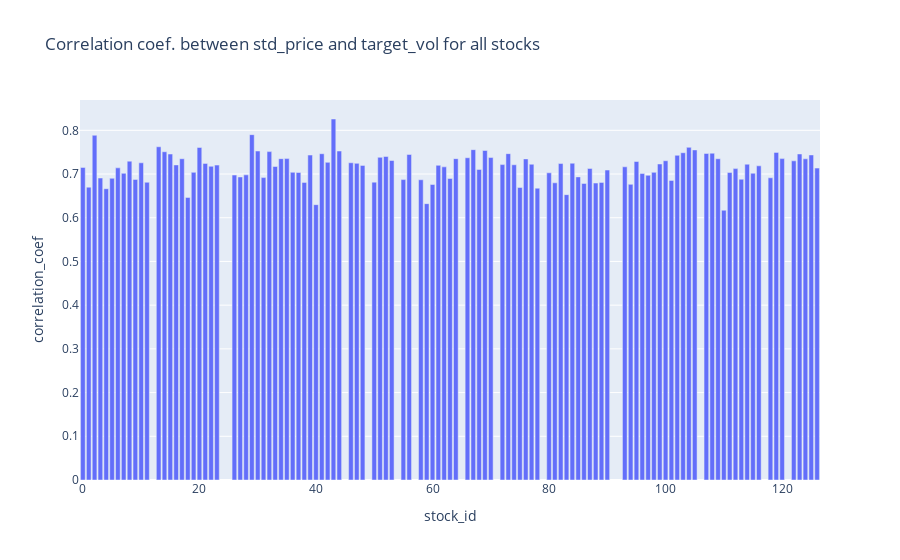
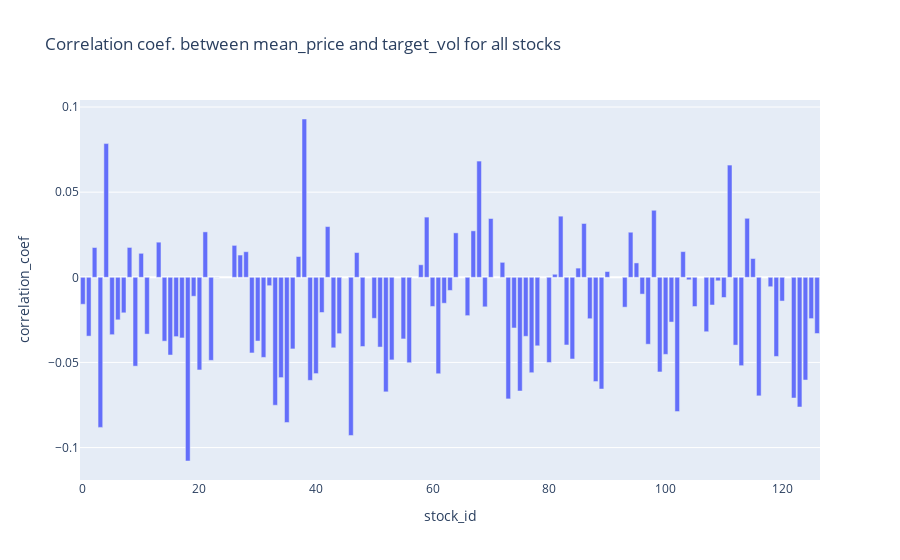
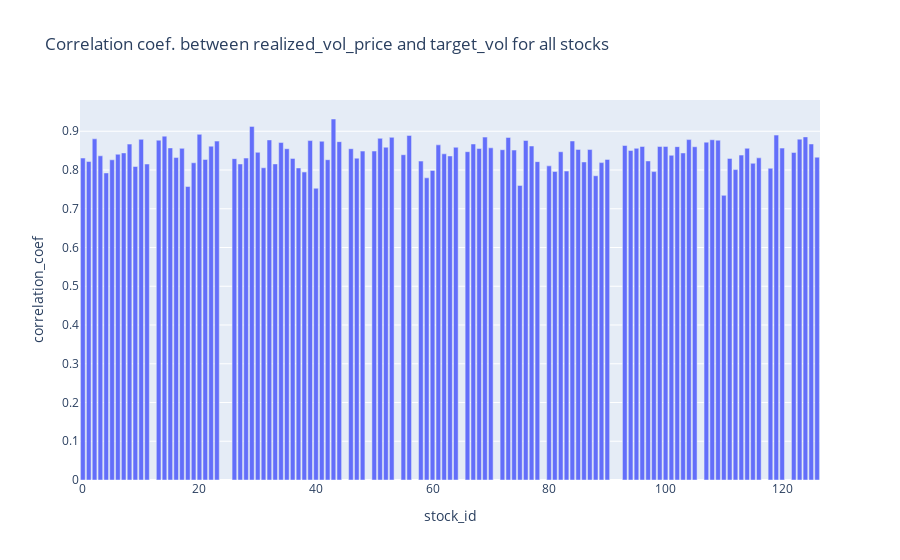

Notebook code for these charts, in order:
### Code cell
## plot all stocks correlation coefficiceints together
coef_df=pd.DataFrame({'stock_id':std_price_n_target_vol_corr_coef.keys(),'correlation_coef':std_price_n_target_vol_corr_coef.values()})
fig = px.bar(coef_df, x='stock_id',y='correlation_coef',title="Correlation coef. between " + str(std_price_n_target_vol_df.columns[0]) + " and " + str(std_price_n_target_vol_df.columns[1])+ " for all stocks")
fig.show()

## plot all stocks correlation coefficiceints together
coef_df=pd.DataFrame({'stock_id':mean_price_n_target_vol_corr_coef.keys(),'correlation_coef':mean_price_n_target_vol_corr_coef.values()})
fig1 =px.bar(coef_df, x='stock_id',y='correlation_coef',title="Correlation coef. between " + str(mean_price_n_target_vol_df.columns[0]) + " and " + str(mean_price_n_target_vol_df.columns[1])+ " for all stocks")
fig1.show()

## plot all stocks correlation coefficiceints together
coef_df=pd.DataFrame({'stock_id':realized_vol_price_n_target_vol_corr_coef.keys(),'correlation_coef':realized_vol_price_n_target_vol_corr_coef.values()})
fig1 =px.bar(coef_df, x='stock_id',y='correlation_coef',title="Correlation coef. between " + str(realized_vol_price_n_target_vol_df.columns[0]) + " and " + str(realized_vol_price_n_target_vol_df.columns[1])+ " for all stocks")
fig1.show()

### Figure 1 — Plotly figure (JSON) as saved in the notebook; plotly's stock layout.template omitted (floating-point values rounded to 4 significant figures)
{"data": [{"alignmentgroup": "True", "hovertemplate": "stock_id=%{x}<br>correlation_coef=%{y}<extra></extra>", "legendgroup": "", "marker": {"color": "#636efa", "pattern": {"shape": ""}}, "name": "", "offsetgroup": "", "orientation": "v", "showlegend": false, "textposition": "auto", "type": "bar", "x": [0, 1, 10, 100, 101, 102, 103, 104, 105, 107, 108, 109, 11, 110, 111, 112, 113, 114, 115, 116, 118, 119, 120, 122, 123, 124, 125, 126, 13, 14, 15, 16, 17, 18, 19, 2, 20, 21, 22, 23, 26, 27, 28, 29, 3, 30, 31, 32, 33, 34, 35, 36, 37, 38, 39, 4, 40, 41, 42, 43, 44, 46, 47, 48, 5, 50, 51, 52, 53, 55, 56, 58, 59, 6, 60, 61, 62, 63, 64, 66, 67, 68, 69, 7, 70, 72, 73, 74, 75, 76, 77, 78, 8, 80, 81, 82, 83, 84, 85, 86, 87, 88, 89, 9, 90, 93, 94, 95, 96, 97, 98, 99], "xaxis": "x", "y": [0.7152, 0.6699, 0.7257, 0.7304, 0.6854, 0.7428, 0.7487, 0.761, 0.7552, 0.7471, 0.7476, 0.7349, 0.6811, 0.6172, 0.7034, 0.7124, 0.6881, 0.7225, 0.7018, 0.7188, 0.6914, 0.7495, 0.7353, 0.7302, 0.7459, 0.7348, 0.7436, 0.7136, 0.7623, 0.751, 0.7458, 0.7208, 0.735, 0.6465, 0.7038, 0.7886, 0.7608, 0.7243, 0.7177, 0.7205, 0.6977, 0.6932, 0.6981, 0.7901, 0.6908, 0.7526, 0.6919, 0.7513, 0.7172, 0.7352, 0.7353, 0.7039, 0.7035, 0.6809, 0.7434, 0.6664, 0.6299, 0.7464, 0.7267, 0.8259, 0.7526, 0.7258, 0.7244, 0.7198, 0.6903, 0.6814, 0.7382, 0.7401, 0.731, 0.6873, 0.7448, 0.6868, 0.6323, 0.7141, 0.676, 0.7199, 0.7164, 0.6898, 0.7352, 0.7372, 0.7557, 0.7104, 0.7538, 0.7016, 0.7377, 0.7216, 0.7466, 0.7212, 0.6691, 0.7346, 0.7224, 0.6676, 0.7294, 0.7028, 0.6799, 0.724, 0.6528, 0.7247, 0.6935, 0.6785, 0.7127, 0.6794, 0.6809, 0.6876, 0.7091, 0.7165, 0.6764, 0.7287, 0.7011, 0.697, 0.7038, 0.723], "yaxis": "y"}], "layout": {"barmode": "relative", "legend": {"tracegroupgap": 0}, "title": {"text": "Correlation coef. between std_price and target_vol for all stocks"}, "xaxis": {"anchor": "y", "domain": [0, 1], "title": {"text": "stock_id"}}, "yaxis": {"anchor": "x", "domain": [0, 1], "title": {"text": "correlation_coef"}}}}

### Figure 2 — Plotly figure (JSON) as saved in the notebook; plotly's stock layout.template omitted (floating-point values rounded to 4 significant figures)
{"data": [{"alignmentgroup": "True", "hovertemplate": "stock_id=%{x}<br>correlation_coef=%{y}<extra></extra>", "legendgroup": "", "marker": {"color": "#636efa", "pattern": {"shape": ""}}, "name": "", "offsetgroup": "", "orientation": "v", "showlegend": false, "textposition": "auto", "type": "bar", "x": [0, 1, 10, 100, 101, 102, 103, 104, 105, 107, 108, 109, 11, 110, 111, 112, 113, 114, 115, 116, 118, 119, 120, 122, 123, 124, 125, 126, 13, 14, 15, 16, 17, 18, 19, 2, 20, 21, 22, 23, 26, 27, 28, 29, 3, 30, 31, 32, 33, 34, 35, 36, 37, 38, 39, 4, 40, 41, 42, 43, 44, 46, 47, 48, 5, 50, 51, 52, 53, 55, 56, 58, 59, 6, 60, 61, 62, 63, 64, 66, 67, 68, 69, 7, 70, 72, 73, 74, 75, 76, 77, 78, 8, 80, 81, 82, 83, 84, 85, 86, 87, 88, 89, 9, 90, 93, 94, 95, 96, 97, 98, 99], "xaxis": "x", "y": [-0.01583, -0.03455, 0.01409, -0.04526, -0.02628, -0.07889, 0.01509, -0.001468, -0.01716, -0.03197, -0.01627, -0.002059, -0.03335, -0.01187, 0.06591, -0.03982, -0.05191, 0.03466, 0.01103, -0.06963, -0.005527, -0.04649, -0.01395, -0.0709, -0.07618, -0.06034, -0.02426, -0.03302, 0.02063, -0.03751, -0.04566, -0.03483, -0.03562, -0.1079, -0.01113, 0.01749, -0.05442, 0.02668, -0.04878, -7.89e-05, 0.01874, 0.01307, 0.01503, -0.04444, -0.08814, -0.03744, -0.04704, -0.004929, -0.07513, -0.05892, -0.08526, -0.04206, 0.0122, 0.09297, -0.06054, 0.07853, -0.05654, -0.02067, 0.02979, -0.04142, -0.0331, -0.0929, 0.01454, -0.04065, -0.03371, -0.02409, -0.04097, -0.06728, -0.04853, -0.0362, -0.05016, 0.007355, 0.03535, -0.02499, -0.01713, -0.05665, -0.01523, -0.007727, 0.0261, -0.02252, 0.02728, 0.06826, -0.01735, -0.02086, 0.03453, 0.008787, -0.07142, -0.02976, -0.0668, -0.03466, -0.05604, -0.04024, 0.01754, -0.05003, 0.001777, 0.03591, -0.03974, -0.04798, 0.005399, 0.0316, -0.02432, -0.06123, -0.06562, -0.05219, 0.003386, -0.01754, 0.02647, 0.008438, -0.009878, -0.0393, 0.03937, -0.05559], "yaxis": "y"}], "layout": {"barmode": "relative", "legend": {"tracegroupgap": 0}, "title": {"text": "Correlation coef. between mean_price and target_vol for all stocks"}, "xaxis": {"anchor": "y", "domain": [0, 1], "title": {"text": "stock_id"}}, "yaxis": {"anchor": "x", "domain": [0, 1], "title": {"text": "correlation_coef"}}}}

### Figure 3 — Plotly figure (JSON) as saved in the notebook; plotly's stock layout.template omitted (floating-point values rounded to 4 significant figures)
{"data": [{"alignmentgroup": "True", "hovertemplate": "stock_id=%{x}<br>correlation_coef=%{y}<extra></extra>", "legendgroup": "", "marker": {"color": "#636efa", "pattern": {"shape": ""}}, "name": "", "offsetgroup": "", "orientation": "v", "showlegend": false, "textposition": "auto", "type": "bar", "x": [0, 1, 10, 100, 101, 102, 103, 104, 105, 107, 108, 109, 11, 110, 111, 112, 113, 114, 115, 116, 118, 119, 120, 122, 123, 124, 125, 126, 13, 14, 15, 16, 17, 18, 19, 2, 20, 21, 22, 23, 26, 27, 28, 29, 3, 30, 31, 32, 33, 34, 35, 36, 37, 38, 39, 4, 40, 41, 42, 43, 44, 46, 47, 48, 5, 50, 51, 52, 53, 55, 56, 58, 59, 6, 60, 61, 62, 63, 64, 66, 67, 68, 69, 7, 70, 72, 73, 74, 75, 76, 77, 78, 8, 80, 81, 82, 83, 84, 85, 86, 87, 88, 89, 9, 90, 93, 94, 95, 96, 97, 98, 99], "xaxis": "x", "y": [0.8308, 0.8219, 0.8791, 0.8609, 0.8379, 0.8603, 0.844, 0.8785, 0.86, 0.8718, 0.878, 0.8769, 0.8155, 0.7345, 0.8299, 0.8011, 0.8385, 0.856, 0.8173, 0.8313, 0.8044, 0.8901, 0.8565, 0.8452, 0.8797, 0.8855, 0.8672, 0.833, 0.8769, 0.8874, 0.857, 0.8321, 0.8559, 0.7573, 0.8186, 0.8804, 0.892, 0.8272, 0.8615, 0.8745, 0.8294, 0.8156, 0.8308, 0.9125, 0.8366, 0.8456, 0.8058, 0.8776, 0.8157, 0.8708, 0.8549, 0.83, 0.8053, 0.7947, 0.8759, 0.7924, 0.7529, 0.8742, 0.8266, 0.9316, 0.8732, 0.855, 0.8305, 0.8488, 0.8263, 0.8489, 0.8817, 0.8588, 0.8843, 0.8394, 0.8892, 0.823, 0.7798, 0.8406, 0.7989, 0.8649, 0.8418, 0.8363, 0.8586, 0.8473, 0.8671, 0.8554, 0.8848, 0.8441, 0.8572, 0.8523, 0.8841, 0.8514, 0.7602, 0.8762, 0.862, 0.8216, 0.8668, 0.8107, 0.7961, 0.8471, 0.7973, 0.8749, 0.8531, 0.8208, 0.8528, 0.7852, 0.8191, 0.809, 0.8273, 0.8632, 0.8503, 0.856, 0.8607, 0.8234, 0.7959, 0.8606], "yaxis": "y"}], "layout": {"barmode": "relative", "legend": {"tracegroupgap": 0}, "title": {"text": "Correlation coef. between realized_vol_price and target_vol for all stocks"}, "xaxis": {"anchor": "y", "domain": [0, 1], "title": {"text": "stock_id"}}, "yaxis": {"anchor": "x", "domain": [0, 1], "title": {"text": "correlation_coef"}}}}
